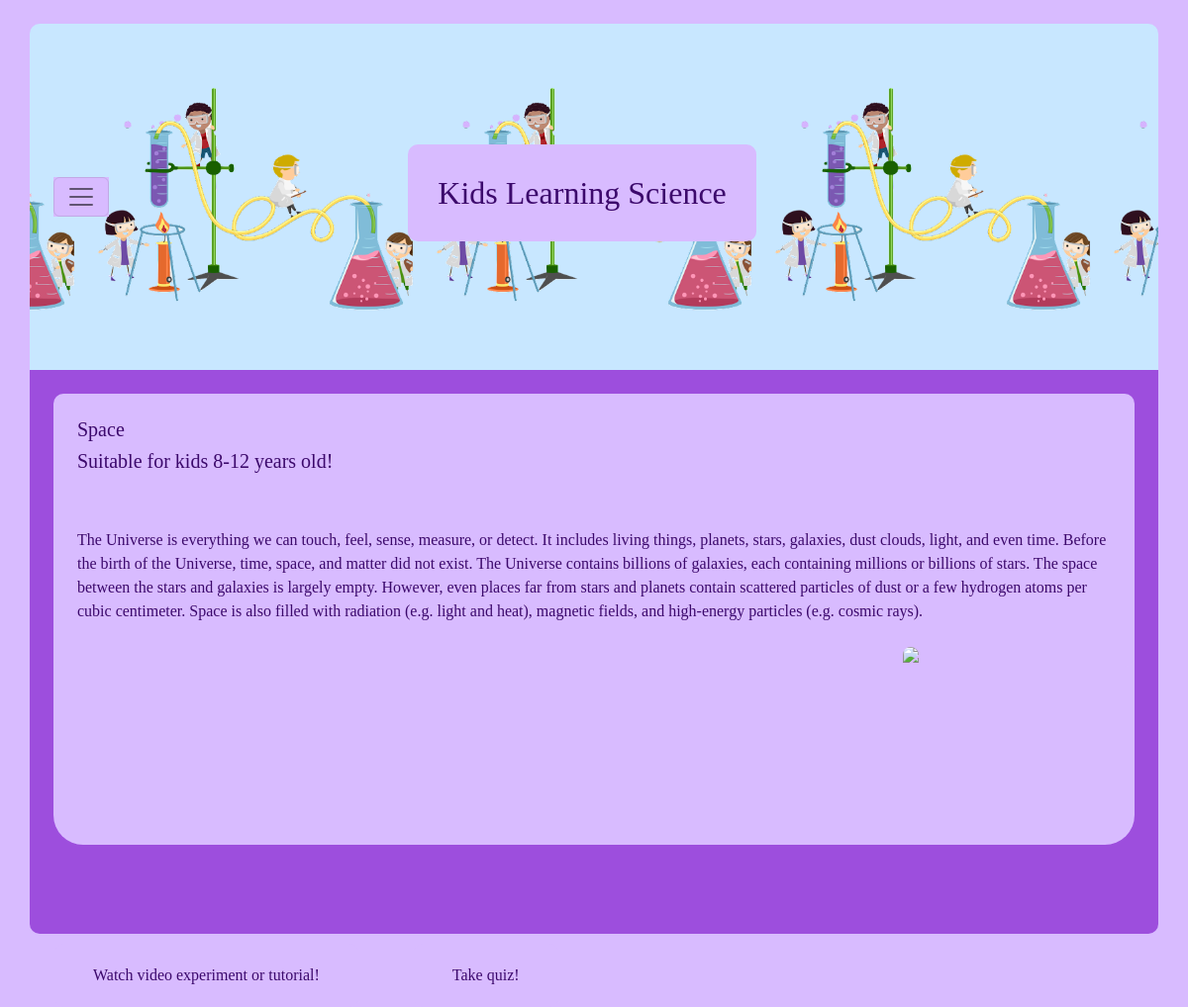
Page /space/intermediate/ on the committed database.
### HW5App/models.py (models this page shows, shortened)
class Course(models.Model):
    title = models.CharField(max_length=50)
    description = models.TextField(max_length=1000, null=True)
    topic = models.ForeignKey(Topic, on_delete=models.CASCADE)
    age = models.ForeignKey(AgeGroup, on_delete=models.CASCADE)
    tutorial_Video = EmbedVideoField()
    videodescription = models.CharField(max_length=50, null=True)

class Topic(models.Model):
    title = models.CharField(max_length=50)

class AgeGroup(models.Model):
    title = models.CharField(max_length=50)

### HW5App/views.py (the view)
# urls.py: path('space/intermediate/', space2, name="space2"),
def space2(request):
    try:
        courses = Course.objects.all()
    except Course.DoesNotExist:
        courses = None
    context = {"courses": list(courses)}
    return render(request, "space2.html", context=context)

### templates/space2.html (shortened to what this page needs)
<!DOCTYPE html>
<html lang="en">
<head>
    <link href="https://cdn.jsdelivr.net/npm/bootstrap@5.2.0-beta1/dist/css/bootstrap.min.css" rel="stylesheet"
>
        {% load static %} background-image: url('{% static 'kids.png'%}');
</head>
<body>
<div class="container">
    <nav class="navbar mt-4 p-4">
        <div>
            <button class="navbar-toggler " type="button" data-bs-toggle="offcanvas" data-bs-target="#offcanvasNavbar"
                    aria-controls="offcanvasNavbar">
                <span class="navbar-toggler-icon"></span>
            </button>
        </div>
        <h2 class="title">Kids Learning Science <br>
            </h2>
    </nav>
    <div class="jumbotron p-4 text-left">
        <div id="div1">
            <div class="p-4 border-top-custom">
                <h5>{{ courses.10.topic.title }}</h5>
                <h5>Suitable for kids {{ courses.10.age.title }} years old!</h5>
            </div>
            <div class="p-4">
                {{ courses.10.description }}
            </div>
            <img style="float: right; margin-right: 20%; border-radius: 10px; height: 200px"
                 src="https://www.onlinereadershub.com/wp-content/uploads/2022/01/Solar-System-for-Kid.jpg">
            <p class="lead"></p>
        </div>
        <button class="watch" ><a style="background-color: transparent; padding: 20px; text-decoration: none; color: #3c096c" href="{% url 'space2tutorial' %}">Watch video experiment or tutorial!</a></button>
        <button class="watch"><a style="background-color: transparent; padding: 20px; text-decoration: none; color: #3c096c" href="{% url 'quiz' %}">Take quiz!</a></button>
    </div>
</div>
</body>
</html>

### rows in the picture
Course: topic.title "Space", age.title "8-12", description "The Universe is everything we can touch, feel, sense, measure, or detect. It includes living things, planets, stars, galaxies, dust clouds, light, and even time. Before the birth of the Universe, time, space, and matter did not exist. The Universe contains billions of galaxies, each containing millions or billions of stars. The space between the stars and galaxies is largely empty. However, even places far from stars and planets contain scattered particles of dust or a few hydrogen atoms per cubic centimeter. Space is also filled with radiation (e.g. light and heat), magnetic fields, and high-energy particles (e.g. cosmic rays)."
